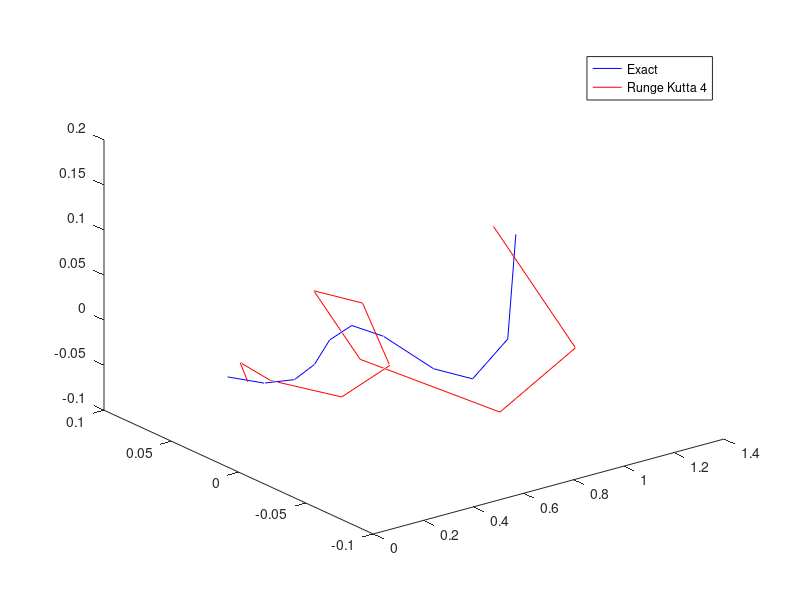
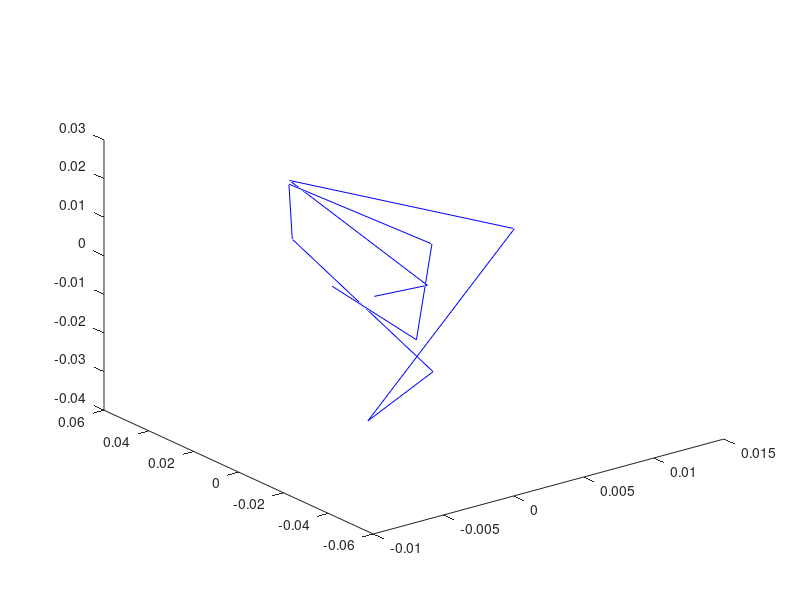
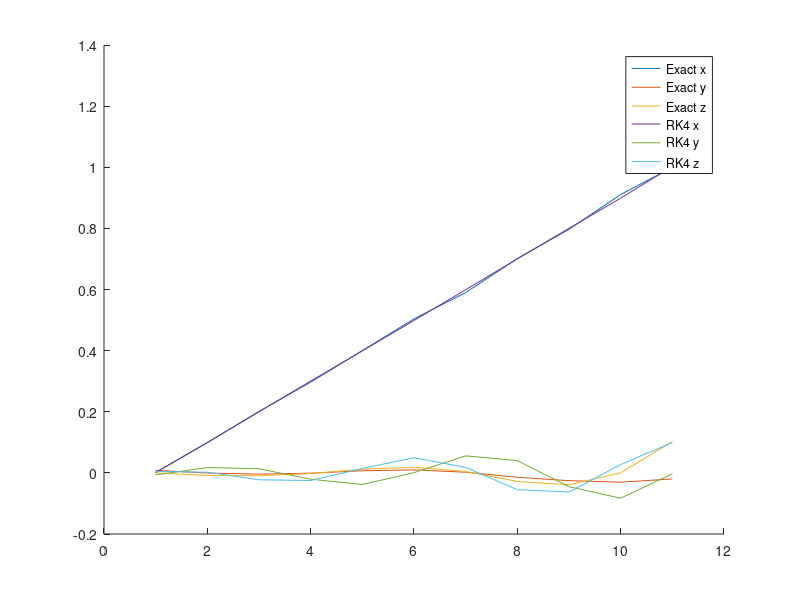
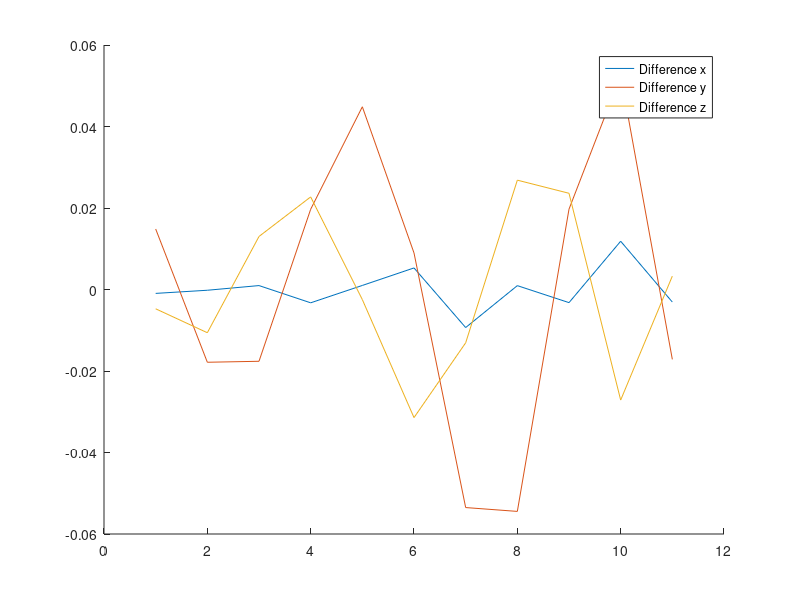

Write MATLAB code to recreate these figures, in order.
close all
clear all

%% load results

exact = load('fitx');
RK4 = load('fit');


%% Plot both results and the difference
diff = exact.trajx - RK4.traj;

figure('Name','Simulation results Exact - RK4')
plot3(exact.trajx(1,:),exact.trajx(2,:),exact.trajx(3,:),'b-')
hold on
plot3(RK4.traj(1,:),RK4.traj(2,:),RK4.traj(3,:),'r-')
legend('Exact','Runge Kutta 4')

figure('Name','Difference Exact - RK4')
plot3(diff(1,:),diff(2,:),diff(3,:),'b-')

figure('Name','Exact - RK4 - componentwise')
hold on
plot(exact.trajx(1,:))
plot(exact.trajx(2,:))
plot(exact.trajx(3,:))
plot(RK4.traj(1,:))
plot(RK4.traj(2,:))
plot(RK4.traj(3,:))
legend('Exact x', 'Exact y', 'Exact z', 'RK4 x', 'RK4 y', 'RK4 z')


figure('Name','Difference Exact - RK4 - Componentwise')
hold on
plot(diff(1,:))
plot(diff(2,:))
plot(diff(3,:))
legend('Difference x', 'Difference y', 'Difference z')

